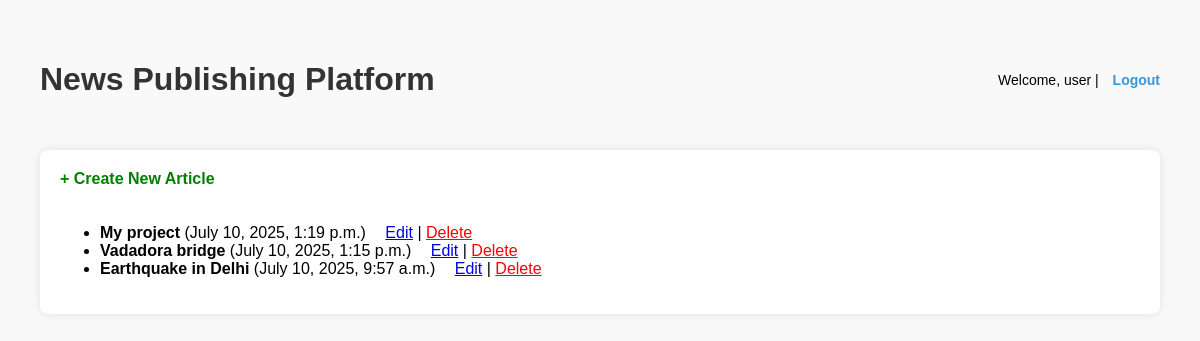
The app's page /manage/articles/ (signed in) with its own data.
### newsapp/models.py (models this page shows, shortened)
class Article(models.Model):
    title = models.CharField(max_length=255)
    content = models.TextField()
    publish_date = models.DateTimeField(blank=True, null=True)
    class Meta:
        ordering = ['-publish_date']

### newsapp/views.py (the view)
# urls.py: path('manage/articles/', views.admin_article_list, name='admin_article_list'),
@login_required
@user_passes_test(is_admin)
def admin_article_list(request):
    articles = Article.objects.all().order_by('-publish_date')
    return render(request, 'newsapp/admin_article_list.html', {'articles': articles})

### newsapp/views.py (called while the page is built)
def is_admin(user):
    return user.is_staff  # or customize

### newsapp/templates/newsapp/admin_article_list.html (shortened to what this page needs)
{% extends 'newsapp/base.html' %}
{% block content %}
  <a href="{% url 'article_create' %}" style="color:green; text-decoration:none; font-weight:bold; display:inline-block; margin-bottom: 20px;">+ Create New Article</a>
  <ul>
    {% for article in articles %}
      <li>
        <strong>{{ article.title }}</strong> ({{ article.publish_date|default:"Unpublished" }})
        <span style="margin-left: 15px;">
          <a href="{% url 'article_edit' article.pk %}">Edit</a> |
          <a href="{% url 'article_delete' article.pk %}" style="color:red;">Delete</a>
        </span>
      </li>
    {% empty %}
      <li>No articles available.</li>
    {% endfor %}
  </ul>
{% endblock %}

### newsapp/templates/newsapp/base.html (shortened to what this page needs)
<!DOCTYPE html>
<html>
<head>
</head>
<body>
  <header>
    <h1><a href="{% url 'published_articles' %}">News Publishing Platform</a></h1>
    <div class="auth-links">
      {% if user.is_authenticated %}
        Welcome, {{ user.username }} |
        <a href="{% url 'logout' %}">Logout</a>
      {% else %}
        <a href="{% url 'login' %}">Login</a>
      {% endif %}
    </div>
  </header>
  <main>
    {% block content %}
    {% endblock %}
  </main>
</body>
</html>

### newsapp/templates/newsapp/base.html (style rules this page uses)
body { font-family: Arial, sans-serif; margin: 40px; background-color: #f9f9f9; }
header { display: flex; justify-content: space-between; align-items: center; margin-bottom: 30px; }
header h1 a { text-decoration: none; color: #333; }
.auth-links { font-size: 14px; }
.auth-links a { text-decoration: none; margin-left: 10px; color: #3498db; font-weight: bold; }
main { background-color: white; padding: 20px; border-radius: 8px; box-shadow: 0 0 10px rgba(0,0,0,0.1); }

### records on screen
Article: title "My project", publish_date "July 10, 2025, 1:19 p.m."
Article: title "Vadadora bridge", publish_date "July 10, 2025, 1:15 p.m."
Article: title "Earthquake in Delhi", publish_date "July 10, 2025, 9:57 a.m."

### other values on screen
{{ user.username }} "user"
